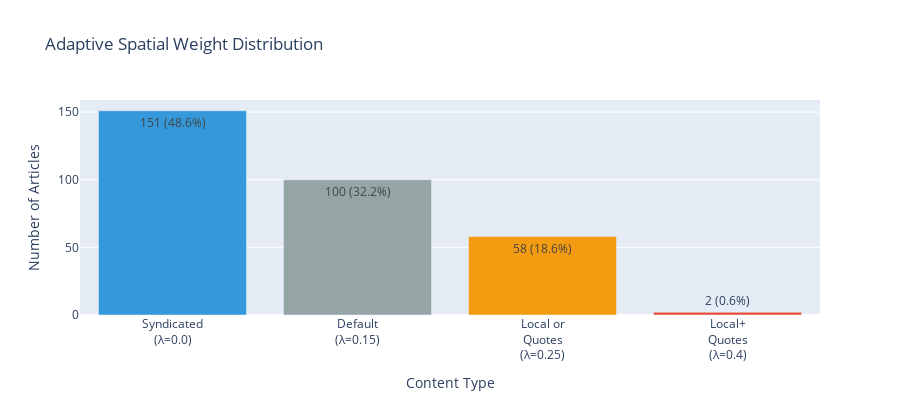

Notebook code for this chart:
### Code cell
from adaptive_weighting import AdaptiveWeightCalculator
import plotly.graph_objects as go

print("\n" + "="*80)
print("🔧 ADAPTIVE SPATIAL WEIGHTING")
print("="*80)

print("\n💡 Key Innovation:")
print("   Fixed λ=0.15 treats all content the same.")
print("   Adaptive λ adjusts based on content type:")
print("     • Syndicated wire content → λ=0.0 (geography irrelevant)")
print("     • Local news with quotes → λ=0.4 (strong regional focus)")
print("     • Mixed/default → λ=0.15 (balanced)")

# Initialize calculator
weight_calculator = AdaptiveWeightCalculator()

# Calculate adaptive weights
df_enriched['lambda_spatial'] = weight_calculator.calculate_all_lambdas(df_enriched)

# Show distribution
print(f"\n📊 Adaptive Weight Statistics:")
lambda_dist = df_enriched['lambda_spatial'].value_counts().sort_index()
for lambda_val, count in lambda_dist.items():
    pct = 100 * count / len(df_enriched)
    if lambda_val == 0.0:
        label = "Syndicated"
    elif lambda_val == 0.4:
        label = "Local+Quotes"
    elif lambda_val == 0.25:
        label = "Local or Quotes"
    else:
        label = "Default"
    print(f"  λ={lambda_val:.2f} ({label:15s}): {count:3d} articles ({pct:5.1f}%)")

print(f"\n📈 Mean adaptive weight: {df_enriched['lambda_spatial'].mean():.3f}")

# Visualize distribution
if ENABLE_ADVANCED_VIZ:
    lambda_counts = [
        (df_enriched['lambda_spatial'] == 0.0).sum(),
        (df_enriched['lambda_spatial'] == 0.15).sum(),
        (df_enriched['lambda_spatial'] == 0.25).sum(),
        (df_enriched['lambda_spatial'] == 0.4).sum(),
    ]
    
    fig_weights = go.Figure(data=[
        go.Bar(
            x=['Syndicated<br>(λ=0.0)', 'Default<br>(λ=0.15)', 'Local or<br>Quotes<br>(λ=0.25)', 'Local+<br>Quotes<br>(λ=0.4)'],
            y=lambda_counts,
            marker_color=['#3498db', '#95a5a6', '#f39c12', '#e74c3c'],
            text=[
                f"{lambda_counts[0]} ({100*lambda_counts[0]/len(df_enriched):.1f}%)",
                f"{lambda_counts[1]} ({100*lambda_counts[1]/len(df_enriched):.1f}%)",
                f"{lambda_counts[2]} ({100*lambda_counts[2]/len(df_enriched):.1f}%)",
                f"{lambda_counts[3]} ({100*lambda_counts[3]/len(df_enriched):.1f}%)",
            ],
            textposition='auto'
        )
    ])
    
    fig_weights.update_layout(
        title='Adaptive Spatial Weight Distribution',
        xaxis_title='Content Type',
        yaxis_title='Number of Articles',
        height=400,
        showlegend=False
    )
    
    fig_weights.show()

# Sample articles by category
print("\n📰 Sample Articles by Category:")

syndicated = df_enriched[df_enriched['lambda_spatial'] == 0.0]
if len(syndicated) > 0:
    print(f"\n  Syndicated (λ=0.0): {len(syndicated)} articles")
    for idx, row in syndicated.head(3).iterrows():
        print(f"    • {row['source']}: {row['title'][:70]}...")

local_quotes = df_enriched[df_enriched['lambda_spatial'] == 0.4]
if len(local_quotes) > 0:
    print(f"\n  Local+Quotes (λ=0.4): {len(local_quotes)} articles")
    for idx, row in local_quotes.head(3).iterrows():
        print(f"    • {row['source']}: {row['title'][:70]}...")

print("\n✓ Adaptive weighting complete!")
print(f"  Ready for clustering with content-aware spatial weights")

### Figure 1 — Plotly figure (JSON) as saved in the notebook; plotly's stock layout.template omitted (floating-point values rounded to 4 significant figures)
{"data": [{"marker": {"color": ["#3498db", "#95a5a6", "#f39c12", "#e74c3c"]}, "text": ["151 (48.6%)", "100 (32.2%)", "58 (18.6%)", "2 (0.6%)"], "textposition": "auto", "type": "bar", "x": ["Syndicated<br>(λ=0.0)", "Default<br>(λ=0.15)", "Local or<br>Quotes<br>(λ=0.25)", "Local+<br>Quotes<br>(λ=0.4)"], "y": [151, 100, 58, 2]}], "layout": {"height": 400, "showlegend": false, "title": {"text": "Adaptive Spatial Weight Distribution"}, "xaxis": {"title": {"text": "Content Type"}}, "yaxis": {"title": {"text": "Number of Articles"}}}}
